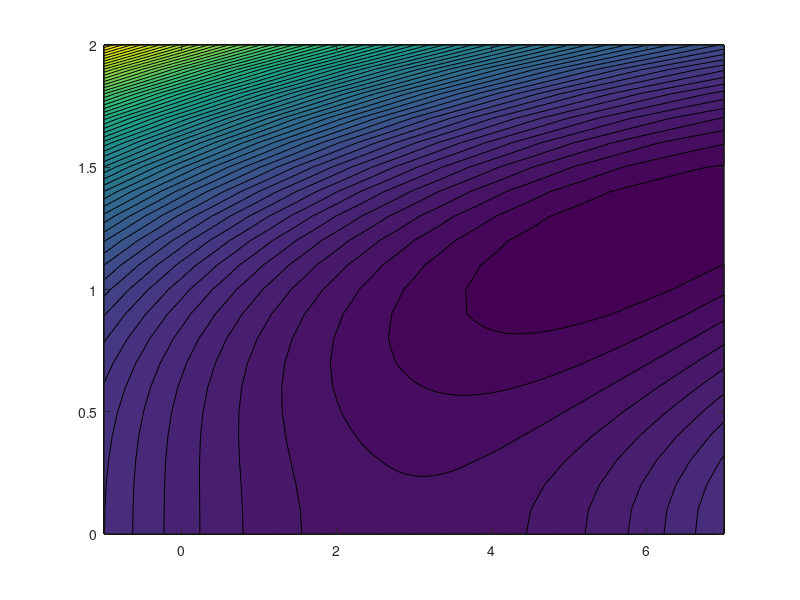

Here is the MATLAB script that generated this plot: (Note: this script raises an error after producing the figure.)
format long;

a=6;
b=4;

f = @(x) (b^2)*x(2)^4 - 2*b*x(1)*x(2)^2 + 2*x(1)^2 - 2*a*x(1) + a^2;
[x, y] = meshgrid(-1:0.1:7, 0:0.1:2);
z=(b^2)*y.^4 - 2*b*x.*y.^2 + 2*x.^2 - 2*a*x + a^2;
figure(1)
contourf(x, y, z, 60)

A =[];
b = [];
Aeq = [];
beq = [];
lb = [-1 0];
ub = [7 2];

options = optimoptions('ga', 'FunctionTolerance', 1e-4,'PlotFcn', {@gaplotbestf,
@gaplotbestindiv}, Display='iter');

[x, fval, exitflag, output] = ga(f, 2, A, b, Aeq, beq, lb, ub, [], [], options)

figure(1)
hold on
plot(x(1), x(2), 'g*');